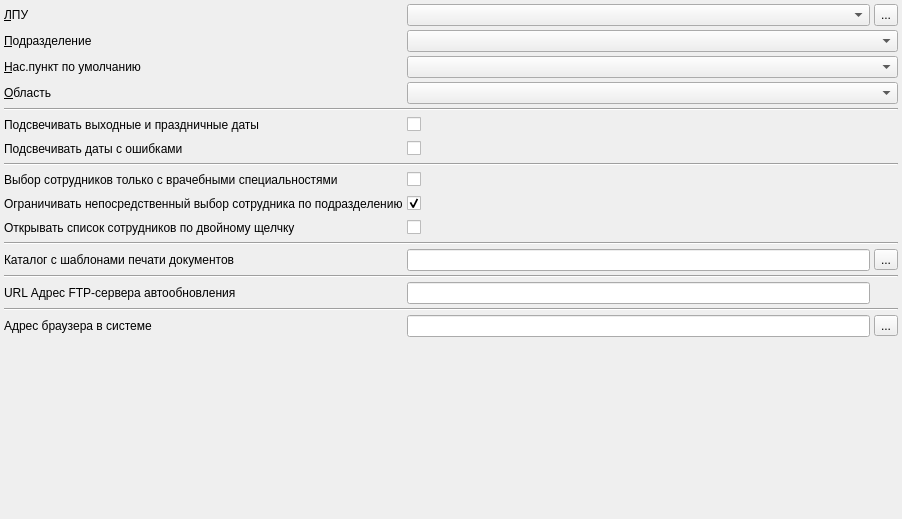
<?xml version="1.0" encoding="UTF-8"?>
<ui version="4.0">
 <class>mainPage</class>
 <widget class="QWidget" name="mainPage">
  <property name="geometry">
   <rect>
    <x>0</x>
    <y>0</y>
    <width>902</width>
    <height>519</height>
   </rect>
  </property>
  <property name="windowTitle">
   <string>Основные настройки</string>
  </property>
  <layout class="QGridLayout" name="gridLayout">
   <property name="margin">
    <number>4</number>
   </property>
   <property name="spacing">
    <number>4</number>
   </property>
   <item row="6" column="1">
    <widget class="QCheckBox" name="chkHighlightInvalidDate">
     <property name="text">
      <string/>
     </property>
    </widget>
   </item>
   <item row="6" column="0">
    <widget class="QLabel" name="label_2">
     <property name="text">
      <string>Подсвечивать даты с ошибками</string>
     </property>
     <property name="buddy">
      <cstring>chkHighlightInvalidDate</cstring>
     </property>
    </widget>
   </item>
   <item row="9" column="1">
    <widget class="QCheckBox" name="chkPersonFilterInCmb">
     <property name="text">
      <string/>
     </property>
     <property name="checked">
      <bool>true</bool>
     </property>
    </widget>
   </item>
   <item row="10" column="2" colspan="2">
    <spacer name="horizontalSpacer_2">
     <property name="orientation">
      <enum>Qt::Horizontal</enum>
     </property>
     <property name="sizeHint" stdset="0">
      <size>
       <width>40</width>
       <height>20</height>
      </size>
     </property>
    </spacer>
   </item>
   <item row="10" column="0">
    <widget class="QLabel" name="lblPersonnelByDblClick">
     <property name="text">
      <string>Открывать список сотрудников по двойному щелчку</string>
     </property>
    </widget>
   </item>
   <item row="12" column="0">
    <widget class="QLabel" name="lblTemplateDir">
     <property name="sizePolicy">
      <sizepolicy hsizetype="Maximum" vsizetype="Preferred">
       <horstretch>0</horstretch>
       <verstretch>0</verstretch>
      </sizepolicy>
     </property>
     <property name="text">
      <string>Каталог с шаблонами печати документов</string>
     </property>
     <property name="buddy">
      <cstring>edtTemplateDir</cstring>
     </property>
    </widget>
   </item>
   <item row="4" column="0" colspan="4">
    <widget class="Line" name="line">
     <property name="orientation">
      <enum>Qt::Horizontal</enum>
     </property>
    </widget>
   </item>
   <item row="5" column="2" colspan="2">
    <spacer name="horizontalSpacer_4">
     <property name="orientation">
      <enum>Qt::Horizontal</enum>
     </property>
     <property name="sizeHint" stdset="0">
      <size>
       <width>168</width>
       <height>20</height>
      </size>
     </property>
    </spacer>
   </item>
   <item row="0" column="1" colspan="2">
    <widget class="CPolyclinicComboBox" name="cmbOrganisation"/>
   </item>
   <item row="15" column="0">
    <widget class="QLabel" name="lblFTPUrl">
     <property name="sizePolicy">
      <sizepolicy hsizetype="Maximum" vsizetype="Preferred">
       <horstretch>0</horstretch>
       <verstretch>0</verstretch>
      </sizepolicy>
     </property>
     <property name="text">
      <string>URL Адрес FTP-cервера автообновления</string>
     </property>
     <property name="buddy">
      <cstring>edtFTPUrl</cstring>
     </property>
    </widget>
   </item>
   <item row="11" column="0" colspan="4">
    <widget class="Line" name="line_3">
     <property name="orientation">
      <enum>Qt::Horizontal</enum>
     </property>
    </widget>
   </item>
   <item row="18" column="0">
    <spacer name="spacer">
     <property name="orientation">
      <enum>Qt::Vertical</enum>
     </property>
     <property name="sizeHint" stdset="0">
      <size>
       <width>61</width>
       <height>149</height>
      </size>
     </property>
    </spacer>
   </item>
   <item row="2" column="0">
    <widget class="QLabel" name="lblDefaultCity">
     <property name="minimumSize">
      <size>
       <width>130</width>
       <height>0</height>
      </size>
     </property>
     <property name="text">
      <string>&amp;Нас.пункт по умолчанию</string>
     </property>
     <property name="buddy">
      <cstring>cmbDefaultCity</cstring>
     </property>
    </widget>
   </item>
   <item row="3" column="0">
    <widget class="QLabel" name="lblDefaultProvince">
     <property name="minimumSize">
      <size>
       <width>130</width>
       <height>0</height>
      </size>
     </property>
     <property name="text">
      <string>&amp;Область</string>
     </property>
     <property name="buddy">
      <cstring>cmbProvince</cstring>
     </property>
    </widget>
   </item>
   <item row="1" column="0">
    <widget class="QLabel" name="lblOrgStructure">
     <property name="sizePolicy">
      <sizepolicy hsizetype="Maximum" vsizetype="Preferred">
       <horstretch>0</horstretch>
       <verstretch>0</verstretch>
      </sizepolicy>
     </property>
     <property name="minimumSize">
      <size>
       <width>130</width>
       <height>0</height>
      </size>
     </property>
     <property name="text">
      <string>&amp;Подразделение</string>
     </property>
     <property name="buddy">
      <cstring>cmbOrgStructure</cstring>
     </property>
    </widget>
   </item>
   <item row="2" column="1" colspan="3">
    <widget class="CKLADRComboBox" name="cmbDefaultCity"/>
   </item>
   <item row="0" column="0">
    <widget class="QLabel" name="lblOrganisation">
     <property name="sizePolicy">
      <sizepolicy hsizetype="Maximum" vsizetype="Fixed">
       <horstretch>0</horstretch>
       <verstretch>0</verstretch>
      </sizepolicy>
     </property>
     <property name="minimumSize">
      <size>
       <width>130</width>
       <height>0</height>
      </size>
     </property>
     <property name="text">
      <string>&amp;ЛПУ</string>
     </property>
     <property name="buddy">
      <cstring>cmbOrganisation</cstring>
     </property>
    </widget>
   </item>
   <item row="9" column="0">
    <widget class="QLabel" name="lblCmbPersonFilter">
     <property name="toolTip">
      <string>Возможность прямого ввода только тех врачей, которые отфильтрованы в выпадающем диалоге.</string>
     </property>
     <property name="text">
      <string>Ограничивать непосредственный выбор сотрудника по подразделению</string>
     </property>
    </widget>
   </item>
   <item row="7" column="0" colspan="4">
    <widget class="Line" name="line_2">
     <property name="orientation">
      <enum>Qt::Horizontal</enum>
     </property>
    </widget>
   </item>
   <item row="15" column="1" colspan="2">
    <widget class="QLineEdit" name="edtFTPUrl"/>
   </item>
   <item row="0" column="3">
    <widget class="QToolButton" name="btnSelectOrganisation">
     <property name="sizePolicy">
      <sizepolicy hsizetype="Fixed" vsizetype="Ignored">
       <horstretch>0</horstretch>
       <verstretch>0</verstretch>
      </sizepolicy>
     </property>
     <property name="text">
      <string>...</string>
     </property>
    </widget>
   </item>
   <item row="1" column="1" colspan="3">
    <widget class="COrgStructureComboBox" name="cmbOrgStructure"/>
   </item>
   <item row="8" column="2" colspan="2">
    <spacer name="horizontalSpacer_15">
     <property name="orientation">
      <enum>Qt::Horizontal</enum>
     </property>
     <property name="sizeHint" stdset="0">
      <size>
       <width>168</width>
       <height>20</height>
      </size>
     </property>
    </spacer>
   </item>
   <item row="9" column="2" colspan="2">
    <spacer name="horizontalSpacer_3">
     <property name="orientation">
      <enum>Qt::Horizontal</enum>
     </property>
     <property name="sizeHint" stdset="0">
      <size>
       <width>40</width>
       <height>20</height>
      </size>
     </property>
    </spacer>
   </item>
   <item row="8" column="0">
    <widget class="QLabel" name="lblOnlyDoctors">
     <property name="text">
      <string>Выбор сотрудников только с врачебными специальностями</string>
     </property>
    </widget>
   </item>
   <item row="14" column="0" colspan="4">
    <widget class="Line" name="line_4">
     <property name="orientation">
      <enum>Qt::Horizontal</enum>
     </property>
    </widget>
   </item>
   <item row="6" column="2" colspan="2">
    <spacer name="horizontalSpacer_5">
     <property name="orientation">
      <enum>Qt::Horizontal</enum>
     </property>
     <property name="sizeHint" stdset="0">
      <size>
       <width>168</width>
       <height>20</height>
      </size>
     </property>
    </spacer>
   </item>
   <item row="5" column="1">
    <widget class="QCheckBox" name="chkHighlightRedDate">
     <property name="text">
      <string/>
     </property>
    </widget>
   </item>
   <item row="12" column="1" colspan="2">
    <widget class="QLineEdit" name="edtTemplateDir"/>
   </item>
   <item row="3" column="1" colspan="3">
    <widget class="CKLADRComboBox" name="cmbProvince"/>
   </item>
   <item row="8" column="1">
    <widget class="QCheckBox" name="chkOnlyDoctors">
     <property name="text">
      <string/>
     </property>
    </widget>
   </item>
   <item row="5" column="0">
    <widget class="QLabel" name="label">
     <property name="text">
      <string>Подсвечивать выходные и праздничные даты</string>
     </property>
     <property name="buddy">
      <cstring>chkHighlightRedDate</cstring>
     </property>
    </widget>
   </item>
   <item row="12" column="3">
    <widget class="QToolButton" name="btnSelectTemplateDir">
     <property name="text">
      <string>...</string>
     </property>
    </widget>
   </item>
   <item row="10" column="1">
    <widget class="QCheckBox" name="chkPersonnelByDblClick">
     <property name="text">
      <string/>
     </property>
    </widget>
   </item>
   <item row="16" column="0" colspan="4">
    <widget class="Line" name="line_5">
     <property name="orientation">
      <enum>Qt::Horizontal</enum>
     </property>
    </widget>
   </item>
   <item row="17" column="1" colspan="2">
    <widget class="QLineEdit" name="edtBrowserDir"/>
   </item>
   <item row="17" column="0">
    <widget class="QLabel" name="lblPathBrowser">
     <property name="text">
      <string>Адрес браузера в системе</string>
     </property>
    </widget>
   </item>
   <item row="17" column="3">
    <widget class="QToolButton" name="btnSelectBrowserDir">
     <property name="text">
      <string>...</string>
     </property>
    </widget>
   </item>
  </layout>
 </widget>
 <customwidgets>
  <customwidget>
   <class>CPolyclinicComboBox</class>
   <extends>QComboBox</extends>
   <header location="global">Orgs/OrgComboBox.h</header>
  </customwidget>
  <customwidget>
   <class>COrgStructureComboBox</class>
   <extends>QComboBox</extends>
   <header location="global">Orgs/OrgStructComboBoxes.h</header>
  </customwidget>
  <customwidget>
   <class>CKLADRComboBox</class>
   <extends>QComboBox</extends>
   <header location="global">KLADR/kladrComboxes.h</header>
  </customwidget>
 </customwidgets>
 <tabstops>
  <tabstop>cmbOrganisation</tabstop>
  <tabstop>btnSelectOrganisation</tabstop>
  <tabstop>cmbOrgStructure</tabstop>
  <tabstop>cmbDefaultCity</tabstop>
  <tabstop>cmbProvince</tabstop>
  <tabstop>chkHighlightRedDate</tabstop>
  <tabstop>chkHighlightInvalidDate</tabstop>
  <tabstop>chkOnlyDoctors</tabstop>
  <tabstop>chkPersonFilterInCmb</tabstop>
  <tabstop>chkPersonnelByDblClick</tabstop>
  <tabstop>edtTemplateDir</tabstop>
  <tabstop>btnSelectTemplateDir</tabstop>
 </tabstops>
 <resources/>
 <connections/>
</ui>
